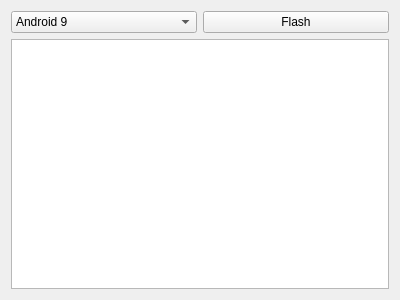
<?xml version="1.0" encoding="UTF-8"?>
<ui version="4.0">
 <class>Stock</class>
 <widget class="QWidget" name="Stock">
  <property name="geometry">
   <rect>
    <x>0</x>
    <y>0</y>
    <width>400</width>
    <height>300</height>
   </rect>
  </property>
  <property name="windowTitle">
   <string>Form</string>
  </property>
  <layout class="QVBoxLayout" name="verticalLayout_2">
   <item>
    <layout class="QVBoxLayout" name="verticalLayout">
     <item>
      <layout class="QHBoxLayout" name="horizontalLayout">
       <item>
        <widget class="QComboBox" name="boxAndroid">
         <item>
          <property name="text">
           <string>Android 9</string>
          </property>
         </item>
         <item>
          <property name="text">
           <string>Android 10</string>
          </property>
         </item>
         <item>
          <property name="text">
           <string>Android 11</string>
          </property>
         </item>
        </widget>
       </item>
       <item>
        <widget class="QPushButton" name="btnFlash">
         <property name="text">
          <string>Flash</string>
         </property>
        </widget>
       </item>
      </layout>
     </item>
     <item>
      <widget class="QTextBrowser" name="textBrowser"/>
     </item>
    </layout>
   </item>
  </layout>
 </widget>
 <resources/>
 <connections/>
</ui>
